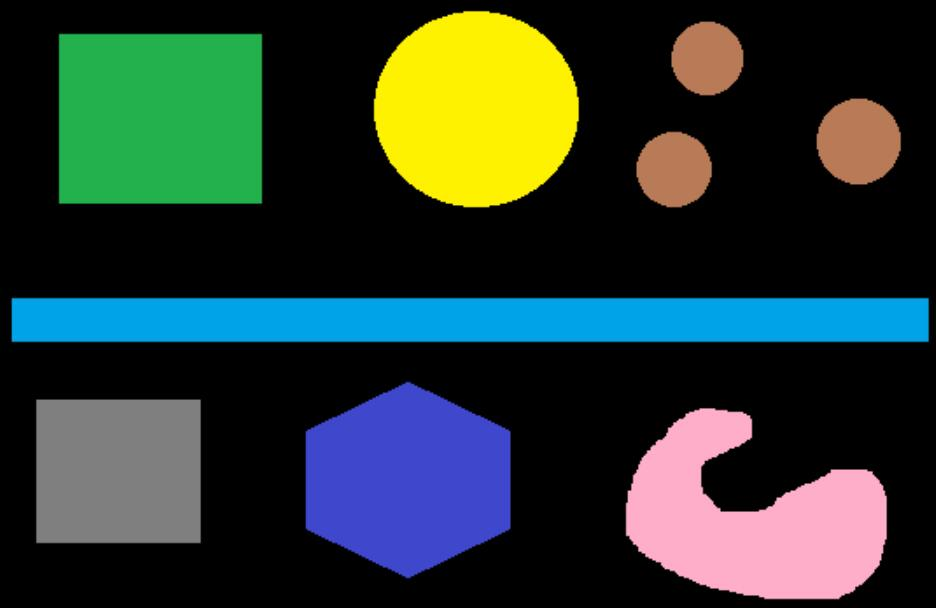
#> input picture python+opencv图像处理案例（附代码）：人脸识别、验证码检测、美颜去皮、轮廓提取/7.jpg, 936 x 608 px
$ python '10指定区分外轮廓.py'   (older library calls are emulated)
#> lines starting #> are read from the running program, lines starting #| are printed output that depends on the picture; after the words box and inside, x2 and y2 are one past the last pixel; in counts of white or black regions, pixels touching at a corner belong together
import cv2 as cv
import numpy as np

src = cv.imread('7.jpg')
#> src is the input picture: shape (608, 936, 3); mean B, G, R 50.2, 57, 43.1
cv.imshow('7.jpg',src)

def measure_object(image):
    gray = cv.cvtColor(image, cv.COLOR_BGR2GRAY)
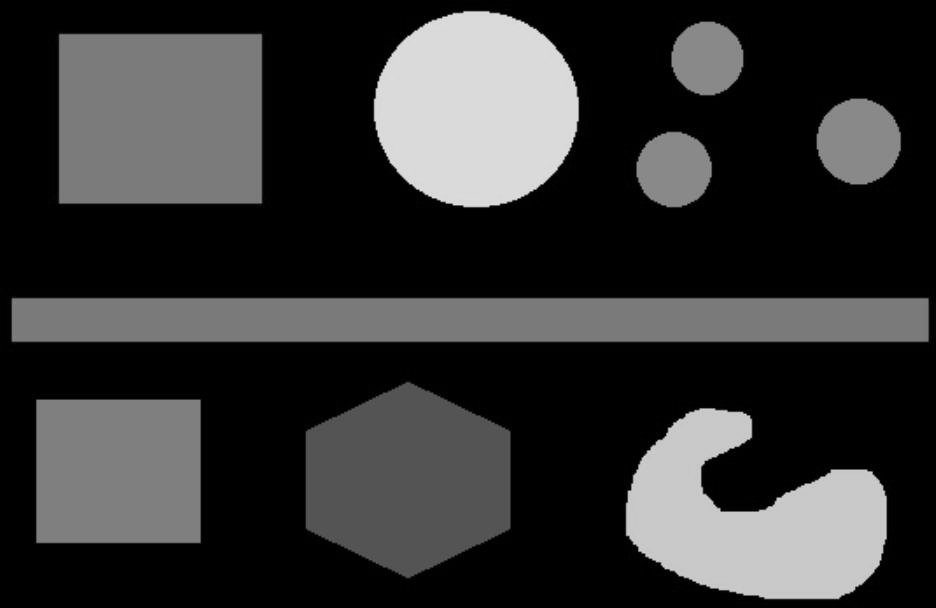
#> gray: shape (608, 936); min 0, max 232, mean 52
    ret, binary = cv.threshold(gray, 0, 255, cv.THRESH_BINARY | cv.THRESH_OTSU)
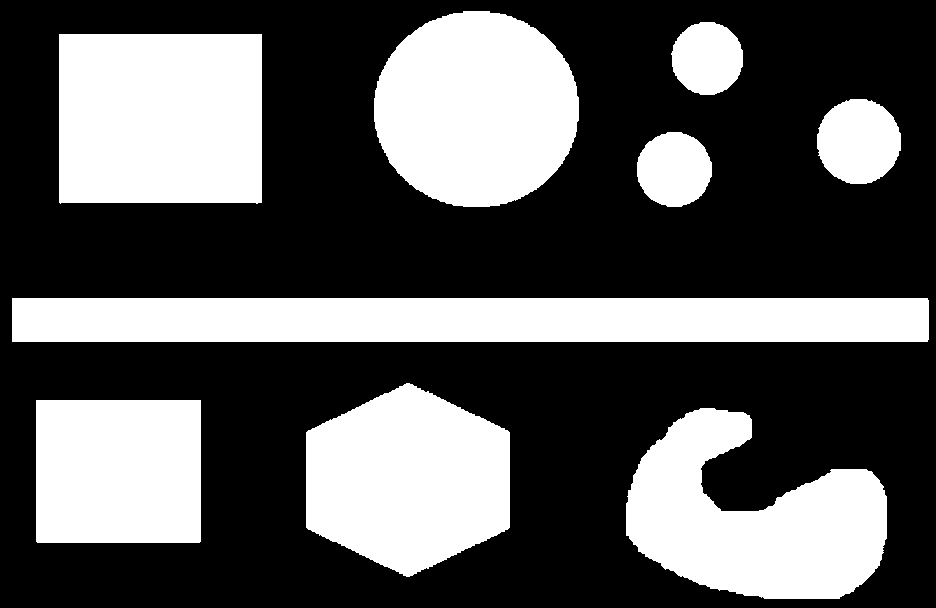
#> binary: shape (608, 936); 35.9% white; 9 white regions, largest, box (x1, y1, x2, y2) and area: (12, 298, 929, 342) 40344, (59, 34, 262, 204) 34310, (374, 11, 579, 207) 31698
#> ret = 72
    print("threshold value:%s"%ret)
#| threshold value:72.0
    cv.imshow("binary image", binary)
    dst = cv.cvtColor(binary,cv.COLOR_GRAY2BGR)    #'''还原三通道图片'''
#> dst: shape (608, 936, 3); 35.9% white; 9 white regions
    outImage, contours, heriachy = cv.findContours(binary, cv.RETR_EXTERNAL, cv.CHAIN_APPROX_SIMPLE)
#> contours = 9 contours; largest, box (x1, y1, x2, y2) and area: (12, 298, 929, 342) 39385, (59, 34, 262, 204) 33939, (374, 11, 579, 207) 31404, (626, 408, 887, 599) 29946, (306, 383, 510, 577) 29452; heriachy = [[1, -1, -1, -1], [2, 0, -1, -1], [3, 1, -1, -1], [4, 2, -1, -1], [5, 3, -1, -1], [6, 4, -1, -1], [7, 5, -1, -1], [8, 6, -1, -1], [-1, 7, -1, -1]]

    for i ,contour in enumerate(contours):
        area = cv.contourArea(contour)
        x, y, w, h = cv.boundingRect(contour)
        mm = cv.moments(contour)
        rate = min(w, h)/max(w, h)
        print('rectangle rate:%s'%rate)
        cx = mm['m10']/mm['m00']
        cy = mm['m01']/mm['m00']
        cv.circle(dst, (np.int(cx), np.int(cy)), 3, (0, 255, 255), -1)

        approxCurve = cv.approxPolyDP(contour,4,True)
        #'''调用固定边数精度函数 第二参数指定原始曲线与近似曲线之间最大距离精度 第三参数近似曲线闭合'''
        print(approxCurve.shape)
        if approxCurve.shape[0] > 4:     # '''判断图形边数是否大于4'''
            cv.drawContours(dst, contours, i, (0,255,0),2)   #'''将符合要求的用绿色轮廓输出'''

        print("contour area %s"%area)
#> this loop made 9 passes
#> (area, x, y, w, h, rate, cx, cy) on passes 1, 3, 5, 6, 8, 9: (29945.5, 626, 408, 261, 191, 0.732, 753.1, 520.1), (29452, 306, 383, 204, 194, 0.951, 407.6, 479.5), (4295, 637, 132, 75, 75, 1, 673.8, 169.1), (5492, 817, 99, 84, 85, 0.988, 858.3, 141.1), (4001, 671, 22, 72, 73, 0.986, 706.9, 57.98), (31404, 374, 11, 205, 196, 0.956, 476, 108.7)
#> (area, x, y, w, h, rate, cx, cy) on passes 2, 4, 7: (23287, 36, 400, 165, 143, 0.867, 118, 471), (39385, 12, 298, 917, 44, 0.048, 470, 319.5), (33939, 59, 34, 203, 170, 0.837, 160, 118)
#> (printed output is left out)
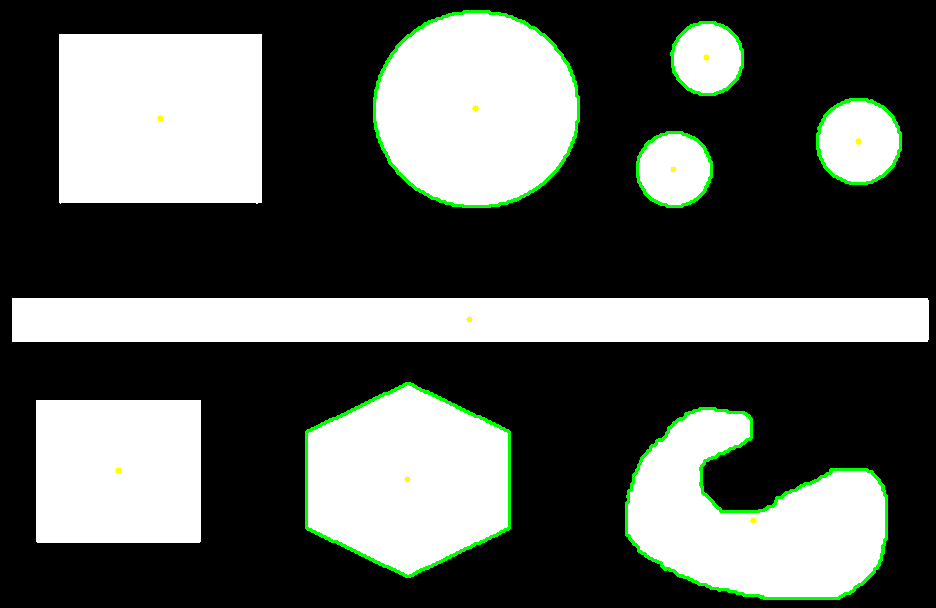
#> dst: shape (608, 936, 3); mean B, G, R 88.6, 93.1, 88.7
    cv.imshow("detect contours", dst)
measure_object(src)
cv.waitKey(0)

$ run again, with python+opencv图像处理案例（附代码）：人脸识别、验证码检测、美颜去皮、轮廓提取/10.jpg copied over python+opencv图像处理案例（附代码）：人脸识别、验证码检测、美颜去皮、轮廓提取/7.jpg
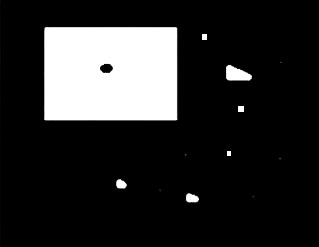
#> input picture python+opencv图像处理案例（附代码）：人脸识别、验证码检测、美颜去皮、轮廓提取/10.jpg, 319 x 247 px
#> src is the input picture: shape (247, 319, 3); mean B, G, R 41.6, 41.6, 41.6
#> in measure_object, `ret, binary = cv.threshold(gray, 0, 255, cv.THRESH_BINARY | cv.THRESH_..`:
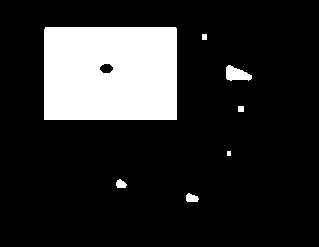
#> binary: shape (247, 319); 16.2% white; 7 white regions, largest, box (x1, y1, x2, y2) and area: (44, 27, 177, 120) 12274, (226, 65, 252, 81) 275, (186, 193, 199, 202) 89
#> ret = 127
#| threshold value:127.0
#> contours = 7 contours, 1 with area under 20; largest, box (x1, y1, x2, y2) and area: (44, 27, 177, 120) 12142, (226, 65, 252, 81) 242, (186, 193, 199, 202) 72, (116, 179, 127, 188) 58, (238, 106, 244, 112) 25, (202, 34, 207, 40) 20; heriachy = [[1, -1, -1, -1], [2, 0, -1, -1], [3, 1, -1, -1], [4, 2, -1, -1], [5, 3, -1, -1], [6, 4, -1, -1], [-1, 5, -1, -1]]
#> the loop in measure_object, `for i ,contour in enumerate(contours):` made 7 passes
#> (area, x, y, w, h, rate, cx, cy) on passes 1, 2, 5, 7: (72, 186, 193, 13, 9, 0.692, 191.3, 197.7), (58.5, 116, 179, 11, 9, 0.818, 120.5, 183.6), (242, 226, 65, 26, 16, 0.615, 236.2, 73.77), (12142, 44, 27, 133, 93, 0.699, 110, 73.01)
#> (printed output is left out)
#> after the loop in measure_object, `for i ,contour in enumerate(contours):`:
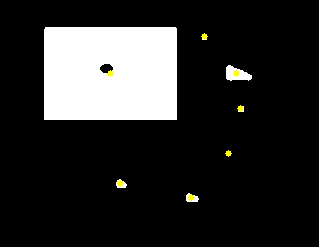
#> dst: shape (247, 319, 3); mean B, G, R 40.8, 41.5, 41.5
